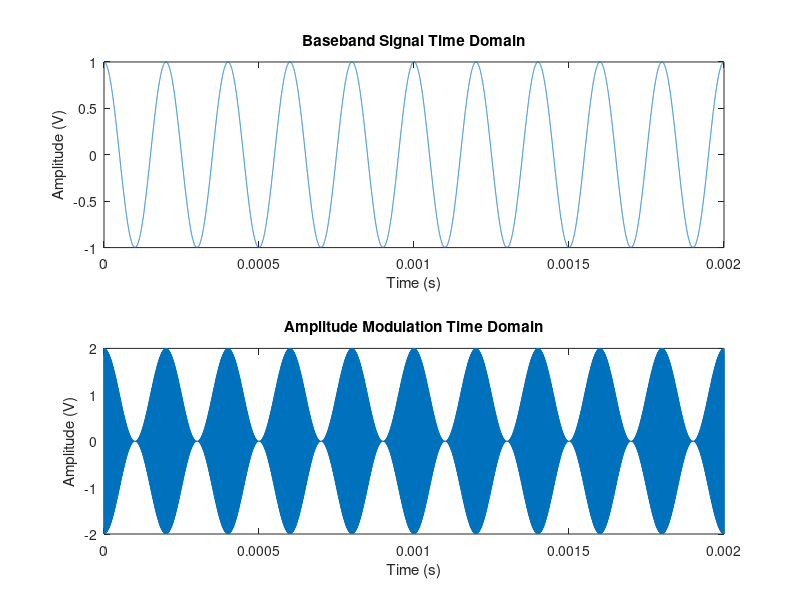

MATLAB code to generate this figure:
% Chidinma Dike 2024 (c)

%% clear everything
clear; close all; clc;

%% Define signal parameters
fc = 1010e3;  % Frequency for carrier signal
Ac = 10;    % Amplitude for carrier signal
T = 0.002;   % Duration in ms
OverSampling= 20;
fb = 5000; % Frequency for baseband signal
Ab = 1; % Amplitude for baseband signal

%% Generate timebase
fs= OverSampling*max(fc);
t= 0:1/fs:T-1/fs; % time base sampled at fs
N= length(t); % Sets the length of signals

%% Generate carrier
carrier_signal = cos(2*pi*fc*t);

%% Create baseband Signal (modulating) signal
baseband_signal =Ab*cos(2*pi*fb*t);

%% Amplitude Modulation
modulation_index = 1;
modulated = ( 1 + modulation_index*baseband_signal).*carrier_signal;

%% AM modulate using ammod command.
% modulated_signal_ammod = ammod(baseband_signal, fc, fs, 1);
%% Plot Baseband signal
figure, subplot(2,1,1)
plot(t, baseband_signal)
xlabel('Time (s)')
ylabel('Amplitude (V)')
title('Baseband Signal Time Domain')

%% Plot Modulated signal
subplot(2,1,2)
plot(t, modulated)
xlabel('Time (s)')
ylabel('Amplitude (V)')
title('Amplitude Modulation Time Domain')



